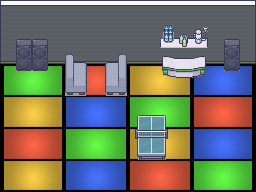

The image is a tile-based game level rendered from a .tmx file. Its description and source (layers, tilesets, objects; grid data summarised) follow:
An orthogonal 16x12 tile map with 16x16 px tiles, 3 tile layers (Tile Layer 1, Tile Layer 2, Tile Layer 3), 23 tilesets and 53 objects.

<map version="1.10" tiledversion="1.12.1" orientation="orthogonal" renderorder="right-down" width="16" height="12" tilewidth="16" tileheight="16" infinite="0" nextlayerid="16" nextobjectid="95">
 <editorsettings>
  <export target="assets/maps/single_life.json" format="json" />
 </editorsettings>
 <tileset firstgid="1" source="assets/tilesets/Room_Builder_16x16.tsx" />
 <tileset firstgid="8589" source="assets/tilesets/color_palette.tsx" />
 <tileset firstgid="11193" source="assets/tilesets/DanceFloor.tsx" />
 <tileset firstgid="11321" source="assets/tilesets/images.tsx" />
 <tileset firstgid="11326" source="assets/tilesets/Premade_Character_17.tsx" />
 <tileset firstgid="13622" source="assets/tilesets/23_Television_and_Film_Studio.tsx" />
 <tileset firstgid="13846" source="assets/tilesets/animated_amplifier_big.tsx" />
 <tileset firstgid="13855" source="assets/tilesets/14_Basement_16x16.tsx" />
 <tileset firstgid="14655" source="assets/tilesets/1_Generic_16x16.tsx" />
 <tileset firstgid="15903" source="assets/tilesets/Body_ultra_white.tsx" />
 <tileset firstgid="18240" name="Hairstyle_04_01_orange" tilewidth="16" tileheight="16" tilecount="2296" columns="56">
  <image source="assets/moderninteriors-win/2_Characters/Character_Generator/Hairstyles/16x16/Hairstyle_04_01.png" trans="ff00ff" width="896" height="656" />
  <tile id="448">
   <animation>
    <frame tileid="448" duration="100" />
    <frame tileid="449" duration="100" />
    <frame tileid="450" duration="100" />
    <frame tileid="451" duration="100" />
    <frame tileid="452" duration="100" />
    <frame tileid="453" duration="100" />
   </animation>
  </tile>
  <tile id="454">
   <animation>
    <frame tileid="454" duration="100" />
    <frame tileid="455" duration="100" />
    <frame tileid="456" duration="100" />
    <frame tileid="457" duration="100" />
    <frame tileid="458" duration="100" />
    <frame tileid="459" duration="100" />
   </animation>
  </tile>
  <tile id="504">
   <animation>
    <frame tileid="504" duration="100" />
    <frame tileid="505" duration="100" />
    <frame tileid="506" duration="100" />
    <frame tileid="507" duration="100" />
    <frame tileid="508" duration="100" />
    <frame tileid="509" duration="100" />
   </animation>
  </tile>
  <tile id="510">
   <animation>
    <frame tileid="510" duration="100" />
    <frame tileid="511" duration="100" />
    <frame tileid="512" duration="100" />
    <frame tileid="513" duration="100" />
    <frame tileid="514" duration="100" />
    <frame tileid="515" duration="100" />
   </animation>
  </tile>
 </tileset>
 <tileset firstgid="20536" source="assets/tilesets/Outfit_06_01.tsx" />
 <tileset firstgid="22832" source="assets/tilesets/Outfit_16_02.tsx" />
 <tileset firstgid="25128" source="assets/tilesets/Hairstyle_06_02.tsx" />
 <tileset firstgid="27424" source="assets/tilesets/Hairstyle_17_07.tsx" />
 <tileset firstgid="29720" source="assets/tilesets/16_Grocery_store_16x16.tsx" />
 <tileset firstgid="30968" source="assets/tilesets/12_Kitchen_16x16.tsx" />
 <tileset firstgid="31752" source="assets/tilesets/Body_01_dark.tsx" />
 <tileset firstgid="34089" source="assets/tilesets/Outfit_07_03.tsx" />
 <tileset firstgid="36385" source="assets/tilesets/Hairstyle_20_04.tsx" />
 <tileset firstgid="38681" source="assets/tilesets/Outfit_13_04.tsx" />
 <tileset firstgid="40977" source="assets/tilesets/Hairstyle_27_06_red_red.tsx" />
 <tileset firstgid="43273" source="assets/tilesets/Eyes_05_brown.tsx" />
 <layer id="1" name="Tile Layer 1" width="16" height="12">
  <data>[192 cells, 192 non-empty, 137 distinct tile ids]</data>
 </layer>
 <objectgroup id="10" name="Object Layer 0">
  <object id="80" gid="16092" x="176" y="66" width="16" height="16" />
  <object id="81" gid="16035" x="176" y="50" width="16" height="16" />
  <object id="82" gid="25258" x="176" y="50" width="16" height="16" />
  <object id="83" gid="25314" x="176" y="66" width="16" height="16" />
  <object id="84" gid="38855" x="176" y="66" width="16" height="16" />
 </objectgroup>
 <layer id="6" name="Tile Layer 2" width="16" height="12">
  <data>[192 cells, 39 non-empty, 33 distinct tile ids]</data>
 </layer>
 <layer id="7" name="Tile Layer 3" width="16" height="12">
  <data>[192 cells, 5 non-empty, 5 distinct tile ids]</data>
 </layer>
 <objectgroup id="5" name="Object Layer 1">
  <object id="1" gid="11325" x="107" y="45" width="43" height="43" />
  <object id="3" gid="13633" x="96" y="9" width="16" height="16" />
  <object id="4" gid="13635" x="144" y="9" width="16" height="16" />
  <object id="5" gid="13636" x="128" y="9" width="16" height="16" />
  <object id="6" gid="13636" x="112" y="9" width="16" height="16" />
  <object id="7" gid="13636" x="160" y="9" width="16" height="16" />
  <object id="8" gid="13636" x="113" y="9" width="16" height="16" />
  <object id="17" gid="13636" x="80" y="9" width="16" height="16" />
  <object id="18" gid="13636" x="64" y="9" width="16" height="16" />
  <object id="19" gid="13636" x="48" y="9" width="16" height="16" />
  <object id="20" gid="13636" x="32" y="9" width="16" height="16" />
  <object id="21" gid="13636" x="16" y="9" width="16" height="16" />
  <object id="22" gid="13636" x="0" y="9" width="16" height="16" />
  <object id="23" gid="13636" x="176" y="9" width="16" height="16" />
  <object id="24" gid="13636" x="192" y="9" width="16" height="16" />
  <object id="25" gid="13636" x="208" y="9" width="16" height="16" />
  <object id="26" gid="13636" x="224" y="9" width="16" height="16" />
  <object id="27" gid="13636" x="240" y="9" width="16" height="16" />
  <object id="28" gid="13633" x="83" y="9" width="16" height="16" />
  <object id="29" gid="13635" x="58" y="9" width="16" height="16" />
  <object id="30" gid="13635" x="158" y="9" width="16" height="16" />
  <object id="31" gid="13633" x="191" y="9" width="16" height="16" />
  <object id="38" gid="14959" x="89" y="79" width="16" height="16" />
  <object id="39" gid="14959" x="89" y="94" width="16" height="16" />
  <object id="40" gid="16416" x="71" y="74" width="16" height="16" />
  <object id="41" gid="16359" x="71" y="58" width="16" height="16" />
  <object id="42" gid="18688" x="71" y="58" width="16" height="16" />
  <object id="43" gid="18744" x="71" y="74" width="16" height="16" />
  <object id="44" gid="21040" x="70" y="74" width="16" height="16" />
  <object id="45" gid="16422" x="106" y="74" width="16" height="16" />
  <object id="46" gid="16365" x="106" y="59" width="16" height="16" />
  <object id="49" gid="23342" x="107" y="74" width="16" height="16" />
  <object id="51" gid="25582" x="106" y="59" width="16" height="16" />
  <object id="52" gid="25638" x="106" y="74" width="16" height="16" />
  <object id="64" gid="31209" x="177" y="75" width="16" height="16" />
  <object id="65" gid="31225" x="192" y="73" width="16" height="16" />
 </objectgroup>
 <objectgroup id="8" name="Object Layer 2">
  <object id="47" gid="16422" x="106" y="87" width="16" height="16" />
  <object id="48" gid="16365" x="106" y="71" width="16" height="16" />
  <object id="54" gid="27878" x="108" y="72" width="16" height="16" />
  <object id="55" gid="27934" x="107" y="87" width="16" height="16" />
  <object id="56" gid="23342" x="106" y="87" width="16" height="16" />
  <object id="62" gid="31170" x="176" y="70" width="16" height="16" />
  <object id="66" gid="31225" x="193" y="71" width="16" height="16" />
 </objectgroup>
 <objectgroup id="9" name="Object Layer 3">
  <object id="69" gid="31929" x="182" y="84" width="16" height="16" />
  <object id="70" gid="31872" x="182" y="68" width="16" height="16" />
  <object id="71" gid="34263" x="182" y="84" width="16" height="16" />
  <object id="72" gid="36503" x="182" y="69" width="16" height="16" />
  <object id="73" gid="36559" x="182" y="84" width="16" height="16" />
 </objectgroup>
</map>
